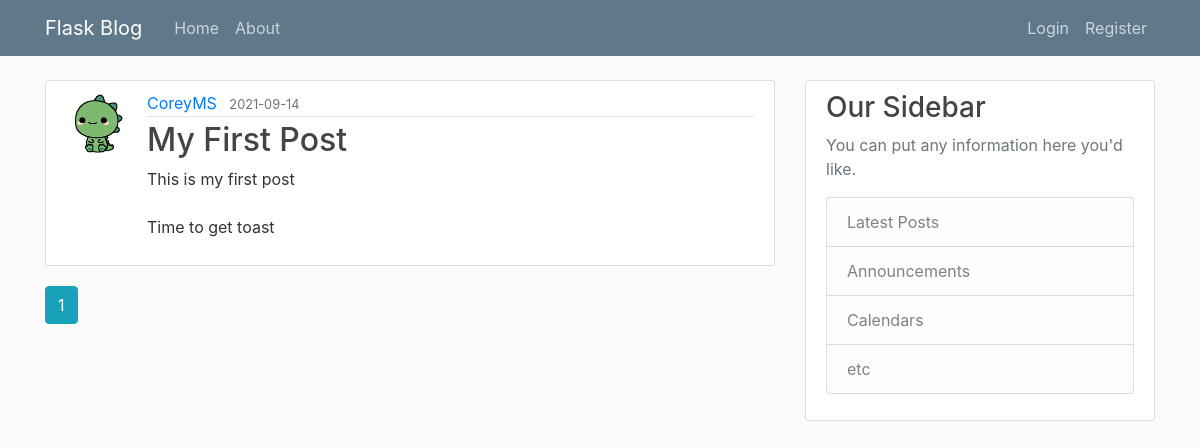
The app's page /home, older data.
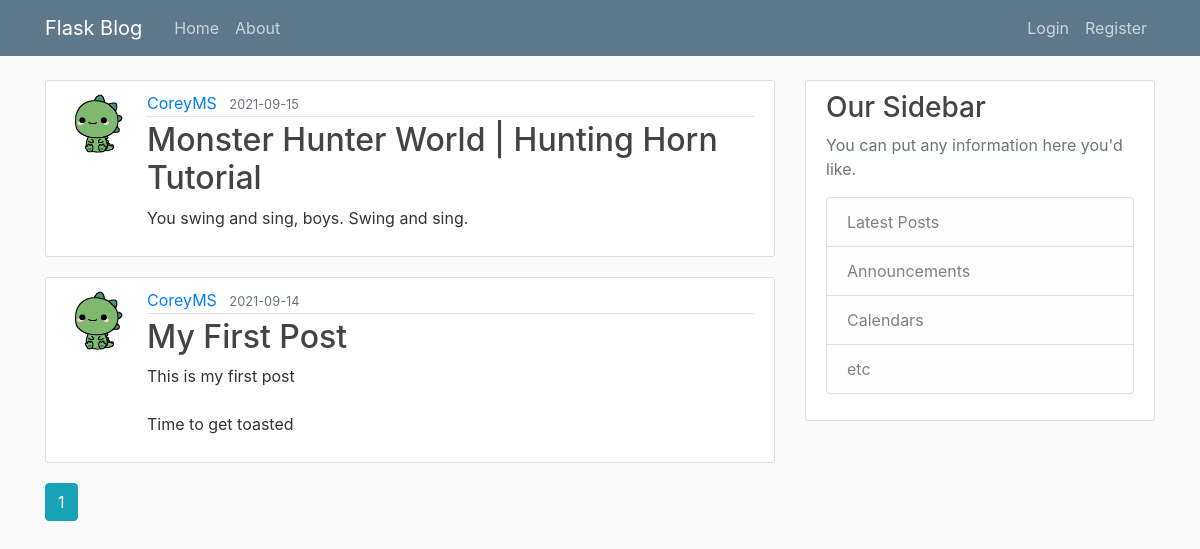
The same page, newer data.
### flaskblog/models.py (models this page shows, shortened)
class Post(db.Model):
    __tablename__ = 'post'
    id = db.Column(db.Integer, primary_key=True)
    title = db.Column(db.String(120), nullable=False)
    date_posted = db.Column(db.DateTime, nullable=False, default=datetime.utcnow)
    content = db.Column(db.Text, nullable=False)
    user_id = db.Column(db.Integer, db.ForeignKey('user.id'), nullable=False)

class User(db.Model, UserMixin):
    __tablename__ = 'user'
    id = db.Column(db.Integer, primary_key=True)
    username = db.Column(db.String(20), unique=True, nullable=False)
    email = db.Column(db.String(120), unique=True, nullable=False)
    image_file = db.Column(db.String(20), nullable=False, default='default.jpg')
    password = db.Column(db.String(60), nullable=False)
    posts = db.relationship('Post', backref='author', lazy=True)

### flaskblog/main/routes.py (the view)
@main.route("/")
@main.route("/home")
def home():
    page = request.args.get('page', 1, type=int)
    posts = Post.query.order_by(Post.date_posted.desc()).paginate(page=page, per_page=5)
    return render_template('home.html', posts=posts)

### flaskblog/templates/home.html
{% extends "layout.html" %}
{% block content %}
    {% for post in posts.items %}
        <article class="media content-section">
          <img class="rounded-circle article-img" src="{{ url_for('static', filename='profile_pics/' + post.author.image_file) }}">
          <div class="media-body">
            <div class="article-metadata">
              <a class="mr-2" href="{{ url_for('users.user_posts', username=post.author.username) }}">{{ post.author.username }}</a>
              <small class="text-muted">{{ post.date_posted.strftime('%Y-%m-%d') }}</small>
            </div>
            <h2><a class="article-title" href="{{ url_for('posts.post', post_id=post.id) }}">{{ post.title }}</a></h2>
            <p class="article-content">{{ post.content }}</p>
          </div>
        </article>
    {% endfor %}
    {% for page_num in posts.iter_pages(left_edge=1, right_edge=1, left_current=1, right_current=2) %}
      {% if page_num %}
        {% if posts.page == page_num %}
          <a class="btn btn-info mb-4" href="{{ url_for('main.home', page=page_num) }}">{{ page_num }}</a>
        {% else %}
          <a class="btn btn-outline-info mb-4" href="{{ url_for('main.home', page=page_num) }}">{{ page_num }}</a>
        {% endif %}
      {% else %}
        ...
      {% endif %}
    {% endfor %}
{% endblock content %}

Row changes from the older to the newer data that the page shows:
added Post: image_file (picture), author.username "CoreyMS", date_posted "2021-09-15", title "Monster Hunter World | Hunting Horn Tutorial", content "You swing and sing, boys. Swing and sing."
changed Post "My First Post": content "This is my first post Time to get toast" → "This is my first post Time to get toasted"
